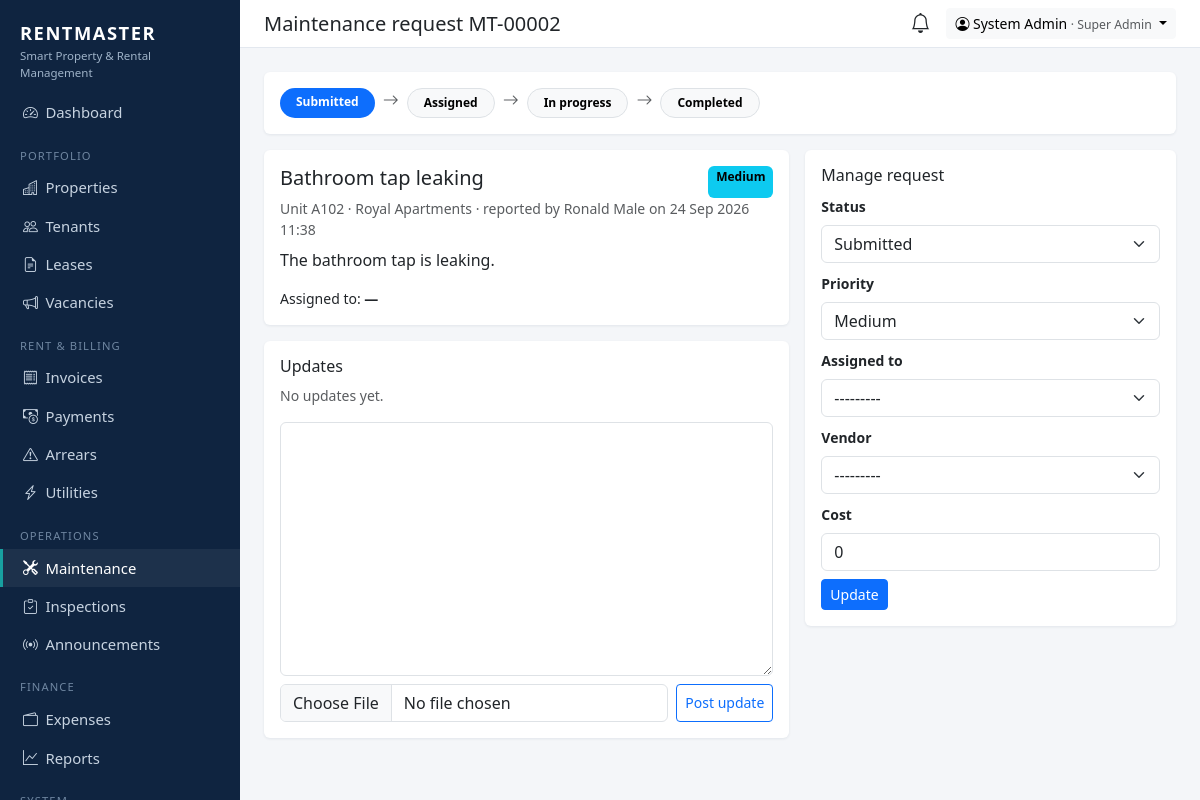
Screenshot of /maintenance/2/ (signed in) with the database file from the repository.
### apps/maintenance/models.py (models this page shows, shortened)
class MaintenanceRequest(models.Model):
    class Priority(models.TextChoices):
        LOW = "LOW", "Low"
        MEDIUM = "MEDIUM", "Medium"
        HIGH = "HIGH", "High"
        URGENT = "URGENT", "Urgent"
    class Status(models.TextChoices):
        SUBMITTED = "SUBMITTED", "Submitted"
        ASSIGNED = "ASSIGNED", "Assigned"
        IN_PROGRESS = "IN_PROGRESS", "In progress"
        COMPLETED = "COMPLETED", "Completed"
        CANCELLED = "CANCELLED", "Cancelled"
    FLOW = [Status.SUBMITTED, Status.ASSIGNED, Status.IN_PROGRESS, Status.COMPLETED]
    ticket = models.CharField(max_length=20, unique=True, editable=False)
    unit = models.ForeignKey(Unit, on_delete=models.PROTECT, related_name="maintenance_requests")
    title = models.CharField(max_length=150)
    description = models.TextField()
    priority = models.CharField(max_length=10, choices=Priority.choices, default=Priority.MEDIUM)
    status = models.CharField(max_length=12, choices=Status.choices, default=Status.SUBMITTED)
    photo = models.FileField(upload_to="maintenance/", blank=True, validators=[IMAGE_EXTS])
    reported_by = models.ForeignKey(settings.AUTH_USER_MODEL, null=True, on_delete=models.SET_NULL, related_name="reported_requests")
    assigned_to = models.ForeignKey(
        settings.AUTH_USER_MODEL, null=True, blank=True, on_delete=models.SET_NULL, related_name="assigned_requests",
        limit_choices_to={"role__in": ["MAINTENANCE", "CARETAKER"]},
    )
    vendor = models.ForeignKey(Vendor, null=True, blank=True, on_delete=models.SET_NULL)
    cost = models.DecimalField(max_digits=12, decimal_places=0, default=0)
    created_at = models.DateTimeField(auto_now_add=True)
    completed_at = models.DateTimeField(null=True, blank=True)
    class Meta:
        ordering = ["-created_at"]

### apps/accounts/models.py (models this page shows, shortened)
class User(AbstractUser):
    role = models.CharField(max_length=20, choices=Role.choices, default=Role.TENANT)
    phone = models.CharField(max_length=20, blank=True)
    totp_secret = models.CharField(max_length=64, blank=True, editable=False)
    totp_enabled = models.BooleanField("Two-factor authentication", default=False, editable=False)
    def __str__(self):
        return self.get_full_name() or self.username

### apps/properties/models.py (models this page shows, shortened)
class Unit(models.Model):
    class Type(models.TextChoices):
        SINGLE = "SINGLE", "Single room"
        DOUBLE = "DOUBLE", "Double room"
        STUDIO = "STUDIO", "Studio"
        ONE_BED = "1BR", "1 bedroom"
        TWO_BED = "2BR", "2 bedroom"
        THREE_BED = "3BR", "3 bedroom"
        SHOP = "SHOP", "Shop"
        OFFICE = "OFFICE", "Office"
    class Status(models.TextChoices):
        AVAILABLE = "AVAILABLE", "Available"
        RESERVED = "RESERVED", "Reserved"
        OCCUPIED = "OCCUPIED", "Occupied"
        MAINTENANCE = "MAINTENANCE", "Under maintenance"
        VACANT = "VACANT", "Vacant"
    building = models.ForeignKey(Building, on_delete=models.CASCADE, related_name="units")
    number = models.CharField(max_length=20)
    unit_type = models.CharField(max_length=10, choices=Type.choices, default=Type.ONE_BED)
    monthly_rent = models.DecimalField(max_digits=12, decimal_places=0)
    security_deposit = models.DecimalField(max_digits=12, decimal_places=0, default=0)
    status = models.CharField(max_length=15, choices=Status.choices, default=Status.AVAILABLE)
    electricity_meter = models.CharField(max_length=40, blank=True)
    water_meter = models.CharField(max_length=40, blank=True)
    photo = models.FileField(upload_to="units/", blank=True, validators=[IMAGE_EXTS])
    notes = models.TextField(blank=True)
    class Meta:
        ordering = ["building", "number"]
        unique_together = [("building", "number")]
    property = property(lambda self: self.building.property)

class Building(models.Model):
    property = models.ForeignKey(Property, on_delete=models.CASCADE, related_name="buildings")
    name = models.CharField(max_length=100, help_text="e.g. Block A")
    floors = models.PositiveSmallIntegerField(default=1)
    class Meta:
        ordering = ["property", "name"]
        unique_together = [("property", "name")]

class Property(models.Model):
    class Type(models.TextChoices):
        APARTMENT = "APARTMENT", "Apartment block"
        HOUSE = "HOUSE", "Houses / estate"
        COMMERCIAL = "COMMERCIAL", "Commercial"
        MIXED = "MIXED", "Mixed use"
        HOSTEL = "HOSTEL", "Hostel"
    class Status(models.TextChoices):
        ACTIVE = "ACTIVE", "Active"
        INACTIVE = "INACTIVE", "Inactive"
        UNDER_CONSTRUCTION = "UNDER_CONSTRUCTION", "Under construction"
    name = models.CharField(max_length=150)
    code = models.CharField(max_length=20, unique=True, help_text="Short code, e.g. ROYAL")
    property_type = models.CharField(max_length=20, choices=Type.choices, default=Type.APARTMENT)
    location = models.CharField(max_length=200)
    latitude = models.DecimalField(max_digits=9, decimal_places=6, null=True, blank=True)
    longitude = models.DecimalField(max_digits=9, decimal_places=6, null=True, blank=True)
    owner = models.ForeignKey(
        settings.AUTH_USER_MODEL, on_delete=models.PROTECT, related_name="owned_properties",
        limit_choices_to={"role": "OWNER"},
    )
    managers = models.ManyToManyField(
        settings.AUTH_USER_MODEL, blank=True, related_name="managed_properties",
        limit_choices_to={"role__in": ["MANAGER", "CARETAKER"]},
        help_text="Managers and caretakers who can work on this property.",
    )
    photo = models.FileField(upload_to="properties/", blank=True, validators=[IMAGE_EXTS])
    status = models.CharField(max_length=20, choices=Status.choices, default=Status.ACTIVE)
    notes = models.TextField(blank=True)
    created_at = models.DateTimeField(auto_now_add=True)
    class Meta:
        ordering = ["name"]
        verbose_name_plural = "properties"

### apps/maintenance/views.py (the view, shortened to what this page needs)
# urls.py: path("<int:pk>/", views.request_detail, name="detail"),
@role_required(*ALL)
def request_detail(request, pk):
    req = get_object_or_404(maintenance_for(request.user).select_related("unit__building__property"), pk=pk)
    can_update = request.user.role in UPDATE
    update_form = MaintenanceUpdateForm(instance=req, user=request.user) if can_update else None
    return render(request, "maintenance/request_detail.html", {
        "req": req, "update_form": update_form, "comment_form": MaintenanceCommentForm(),
        "comments": req.comments.select_related("author"),
        "flow": MaintenanceRequest.FLOW,
    })

### templates/maintenance/request_detail.html (shortened to what this page needs)
{% extends "base.html" %}{% load rm %}
{% block heading %}Maintenance request {{ req.ticket }}{% endblock %}
{% block content %}
<div class="card mb-3"><div class="card-body">
  <div class="d-flex flex-wrap gap-2">
    {% for s in flow %}
      <span class="badge rounded-pill {% if req.status == s %}text-bg-primary{% else %}text-bg-light border{% endif %} px-3 py-2">{{ s.label }}</span>
      {% if not forloop.last %}<i class="bi bi-arrow-right text-muted"></i>{% endif %}
    {% endfor %}
  </div>
</div></div>
<div class="row g-3">
  <div class="col-lg-7">
    <div class="card mb-3"><div class="card-body">
      <div class="d-flex justify-content-between"><h2 class="h5">{{ req.title }}</h2>{% badge req.priority req.get_priority_display %}</div>
      <div class="small text-muted mb-2">Unit {{ req.unit.number }} · {{ req.unit.building.property.name }} · reported by {{ req.reported_by|default:"—" }} on {{ req.created_at|date:"d M Y H:i" }}</div>
      <p>{{ req.description|linebreaksbr }}</p>
      <div class="small mt-2">Assigned to: <strong>{{ req.assigned_to|default:"—" }}</strong>{% if req.vendor %} · Vendor: {{ req.vendor }}{% endif %}{% if req.cost %} · Cost: {{ req.cost|money }}{% endif %}</div>
    </div></div>
    <div class="card"><div class="card-body">
      <h2 class="h6">Updates</h2>
      {% for c in comments %}
        <div class="border-start border-3 ps-3 mb-3"><div class="small text-muted">{{ c.author|default:"—" }} · {{ c.created_at|date:"d M Y H:i" }}</div>
          <div>{{ c.body|linebreaksbr }}</div>{% if c.photo %}<a href="{{ c.photo.url }}" target="_blank" class="small">photo</a>{% endif %}</div>
      {% empty %}<p class="text-muted small">No updates yet.</p>{% endfor %}
      <form method="post" enctype="multipart/form-data" action="{% url 'maintenance:comment' req.pk %}">{% csrf_token %}
        {{ comment_form.body }}<div class="d-flex gap-2 mt-2">{{ comment_form.photo }}<button class="btn btn-sm btn-outline-primary text-nowrap">Post update</button></div>
      </form>
    </div></div>
  </div>
  {% if update_form %}
  <div class="col-lg-5"><div class="card"><div class="card-body">
    <h2 class="h6">Manage request</h2>
    <form method="post">{% csrf_token %}<input type="hidden" name="update" value="1">
      {% for field in update_form %}
        <div class="mb-2"><label class="form-label small fw-semibold">{{ field.label }}</label>{{ field }}{% for e in field.errors %}<div class="text-danger small">{{ e }}</div>{% endfor %}</div>
      {% endfor %}
      <button class="btn btn-primary btn-sm">Update</button>
    </form>
  </div></div></div>
  {% endif %}
</div>
{% endblock %}

### templates/base.html (shortened to what this page needs)
<!doctype html>
<html lang="en">
<head>
  <link href="https://cdn.jsdelivr.net/npm/bootstrap@5.3.3/dist/css/bootstrap.min.css" rel="stylesheet">
  <link href="https://cdn.jsdelivr.net/npm/bootstrap-icons@1.11.3/font/bootstrap-icons.min.css" rel="stylesheet">
</head>
<body>
{% if user.is_authenticated %}
{% with p=request.path %}
<nav class="rm-sidebar">
  <div class="brand">RENTMASTER<small>Smart Property &amp; Rental Management</small></div>
  <ul class="nav flex-column mt-2">
    <li><a class="nav-link {% if p == '/' %}active{% endif %}" href="{% url 'dashboard' %}"><i class="bi bi-speedometer2"></i>Dashboard</a></li>
    {% if nav.properties %}
    <li class="section">Portfolio</li>
    <li><a class="nav-link {% if '/properties/' in p %}active{% endif %}" href="{% url 'properties:list' %}"><i class="bi bi-buildings"></i>Properties</a></li>
    <li><a class="nav-link {% if p == '/tenants/' or '/tenants/new' in p %}active{% endif %}" href="{% url 'tenants:list' %}"><i class="bi bi-people"></i>Tenants</a></li>
    <li><a class="nav-link {% if '/leases/' in p %}active{% endif %}" href="{% url 'tenants:lease_list' %}"><i class="bi bi-file-earmark-text"></i>Leases</a></li>
    {% endif %}
    {% if nav.vacancies %}<li><a class="nav-link {% if '/vacancies/' in p %}active{% endif %}" href="{% url 'vacancies:listing_list' %}"><i class="bi bi-megaphone"></i>Vacancies</a></li>{% endif %}
    {% if nav.billing %}
    <li class="section">{% if nav.is_tenant %}My account{% else %}Rent &amp; billing{% endif %}</li>
    <li><a class="nav-link {% if '/invoices/' in p %}active{% endif %}" href="{% url 'billing:invoice_list' %}"><i class="bi bi-receipt"></i>Invoices</a></li>
    <li><a class="nav-link {% if '/payments/' in p %}active{% endif %}" href="{% url 'billing:payment_list' %}"><i class="bi bi-cash-coin"></i>Payments</a></li>
    {% endif %}
    {% if nav.arrears %}<li><a class="nav-link {% if '/arrears/' in p %}active{% endif %}" href="{% url 'billing:arrears' %}"><i class="bi bi-exclamation-triangle"></i>Arrears</a></li>{% endif %}
    {% if nav.utilities %}<li><a class="nav-link {% if '/utilities/' in p %}active{% endif %}" href="{% url 'billing:utility_list' %}"><i class="bi bi-lightning-charge"></i>Utilities</a></li>{% endif %}
    <li class="section">Operations</li>
    <li><a class="nav-link {% if '/maintenance/' in p %}active{% endif %}" href="{% url 'maintenance:list' %}"><i class="bi bi-tools"></i>Maintenance</a></li>
    {% if nav.inspections %}<li><a class="nav-link {% if '/inspections/' in p %}active{% endif %}" href="{% url 'inspections:list' %}"><i class="bi bi-clipboard-check"></i>Inspections</a></li>{% endif %}
    {% if nav.announce %}<li><a class="nav-link {% if '/announcements/' in p %}active{% endif %}" href="{% url 'announcement' %}"><i class="bi bi-broadcast"></i>Announcements</a></li>{% endif %}
    {% if nav.finance %}
    <li class="section">Finance</li>
    <li><a class="nav-link {% if '/expenses/' in p %}active{% endif %}" href="{% url 'finance:expense_list' %}"><i class="bi bi-wallet2"></i>Expenses</a></li>
    <li><a class="nav-link {% if '/reports/' in p %}active{% endif %}" href="{% url 'finance:report' %}"><i class="bi bi-graph-up"></i>Reports</a></li>
    {% endif %}
    {% if nav.audit or nav.admin %}<li class="section">System</li>{% endif %}
  </ul>
</nav>
<div class="rm-main">
  <div class="rm-topbar d-flex align-items-center justify-content-between px-4 py-2 no-print">
    <h1 class="h5 mb-0">{% block heading %}{% endblock %}</h1>
    <div class="d-flex align-items-center gap-3">
      <a href="{% url 'notifications' %}" class="position-relative text-body" title="Notifications">
        <i class="bi bi-bell fs-5"></i>
      </a>
      <div class="dropdown">
        <button class="btn btn-sm btn-light dropdown-toggle" data-bs-toggle="dropdown">
          <i class="bi bi-person-circle"></i> {{ user }} <span class="text-muted small">· {{ user.get_role_display }}</span>
        </button>
      </div>
    </div>
  </div>
  <main class="p-4">
    {% block content %}{% endblock %}
  </main>
</div>
{% endwith %}
{% else %}
  {% block public %}{% endblock %}
{% endif %}
</body>
</html>

### rows the page displays
MaintenanceRequest: ticket "MT-00002", title "Bathroom tap leaking", priority "Medium", unit.number "A102", unit.building.property.name "Royal Apartments", reported_by "Ronald Male", created_at "24 Sep 2026 11:38", description "The bathroom tap is leaking.", assigned_to "—", update_form "Submitted" "Medium" "---------" "---------" "0"
User: first_name+last_name "System Admin", role "Super Admin"

### other values shown
{{ s.label }} "Submitted" "Assigned" "In progress" "Completed"
{{ field.label }} "Status" "Priority" "Assigned to" "Vendor" "Cost"
